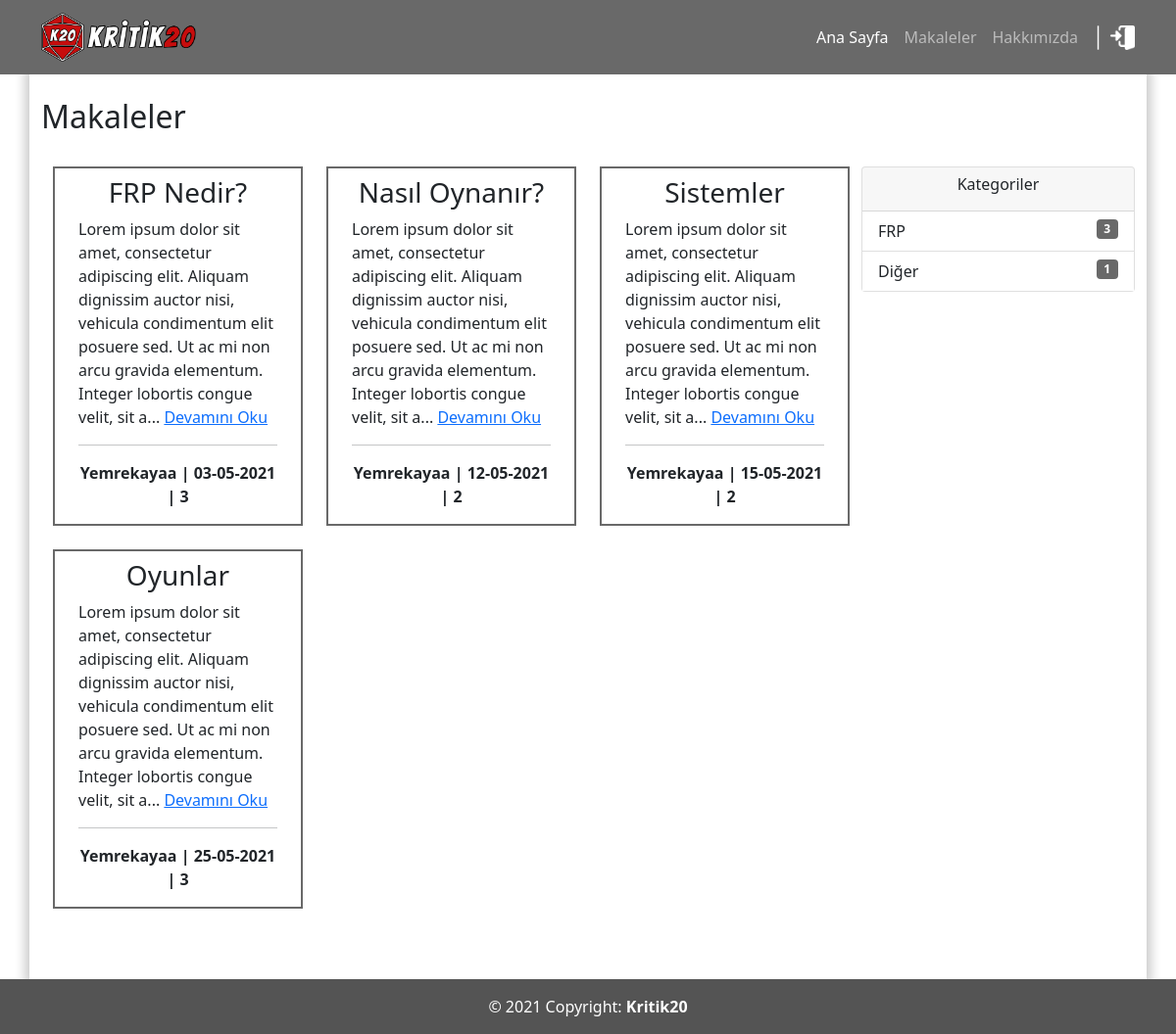
The app's page /article.php with its own data.
### tables this page shows
CREATE TABLE `categories` (
  `c_id` int(11) NOT NULL,
  `c_name` varchar(36) NOT NULL,
  `c_description` text NOT NULL
);

CREATE TABLE `articles` (
  `a_id` int(11) NOT NULL,
  `a_title` varchar(36) NOT NULL,
  `a_content` text NOT NULL,
  `a_cid` int(11) NOT NULL,
  `a_image` varchar(99) NOT NULL,
  `a_author` varchar(36) NOT NULL,
  `a_view` text NOT NULL DEFAULT '0',
  `a_summary` text NOT NULL,
  `a_date` date DEFAULT NULL
);

### article.php (the view, shortened to what this page needs)
<?php
require("inc/header.php");
?>
<body>
    <header id='header'>
        <?php include 'inc/navbar.php' ?>
    </header>
    <div class="container container-border pb-5">
        <section id='content '>
            <h2 class="text-start py-4">Makaleler</h2>
            <?php include 'inc/sidebar.php' ?>
            <div class='row justify-content-between w-75'>
                <?php
                $sql = "SELECT * FROM articles";
                $select_all_articles = mysqli_query($conn, $sql);
                while ($row = mysqli_fetch_assoc($select_all_articles)) {
                    $article_id = $row["a_id"];
                    $article_name = $row["a_title"];
                    $article_summary = $row["a_summary"];
                    $article_author = $row["a_author"];
                    $article_date = date("d-m-Y", strtotime($row["a_date"]));
                    $article_view = $row["a_view"]
                ?>
                    <div class='col-md-4 mb-4'>
                        <div class=" container content-border">
                            <h3 class="text-center mt-2"><a class="text-decoration-none text-dark" href="<?php echo "./aread.php?a_id={$article_id}"; ?>"><?php echo $article_name; ?></a> </h3>
                            <p class=""><?php echo substr($article_summary, 0, 200); ?>... <a href="<?php echo "./aread.php?a_id={$article_id}"; ?>">Devamını Oku</a></p>
                            <hr>
                            <div class="text-center pb-3"><b><?php echo "{$article_author} | {$article_date} | {$article_view}"; ?></b></div>
                        </div>
                    </div>
                <?php } ?>
            </div>
        </section>
    </div>
    <?php include 'inc/footer.php'; ?>
</body>
</html>

### inc/header.php (shortened to what this page needs)
<!doctype html>
<html lang="tr">
<head>
    <link href="css/bootstrap.min.css" rel="stylesheet">
    <link href="css/main.css" rel="stylesheet">
</head>

### inc/navbar.php (shortened to what this page needs)
<nav class="navbar navbar-expand-md navbar-dark bg-k20secondary" >
    <div class="container">
        <a class="navbar-brand" href="#">
            <img src="img/logobuyuk.png" alt="" width="160" height="50">
        </a>
        <div class="collapse navbar-collapse" id="navbarSupportedContent">
            <ul class="navbar-nav ms-auto">
                <li class="nav-item">
                    <a class="nav-link active " aria-current="page" href="./index.php">Ana Sayfa</a>
                </li>
                <li class="nav-item">
                    <a class="nav-link " href="./article.php">Makaleler</a>
                </li>
                <li class="nav-item">
                    <a class="nav-link" href="./about.php">Hakkımızda</a>
                </li>
            </ul>
            <img src="img/line.png" alt="" width="25" height="25">
            <a href="./login.php">
                <img src="img/enter.png" alt="" width="25" height="25">
            </a>
        </div>
</nav>

### inc/sidebar.php
<aside class="w-25 float-end">
    <div class="card">
        <article class="card-group-item">
            <header class="card-header">
                <h6 class="title text-center">Kategoriler</h6>
            </header>
            <div class="filter-content">
                <div class="list-group list-group-flush">
                    <?php
                    $sql = "SELECT * FROM categories";
                    $select_all_categories = mysqli_query($conn, $sql);
                    while ($row = mysqli_fetch_assoc($select_all_categories)) {
                        $category_id = $row["c_id"];
                        $sql_count = mysqli_query($conn, "SELECT count(*) FROM articles WHERE a_cid='$category_id'");
                        $count = mysqli_fetch_array($sql_count);
                        $result = $count[0];
                        $category_name = $row["c_name"];
                        echo "<a href='./category.php?c_id={$category_id}' class='list-group-item'>{$category_name}<span class='float-end badge badge-light round bg-k20secondary'>{$result}</span> </a>";
                    }
                    ?>
                </div>
            </div>
        </article>
    </div>
</aside>

### inc/footer.php
<footer class="bg-k20secondary text-center text-lg-start text-white ">
  <div class="text-center p-3" style="background-color: rgba(0, 0, 0, 0.2);">
    © 2021 Copyright:
    <strong >Kritik20</strong>
  </div>
</footer>

### css/main.css (style rules this page uses)
.bg-k20secondary { background-color: #696969 !important; }
.container-border { -webkit-box-shadow: 0px 0px 10px 5px rgba(0, 0, 0, 0.2); box-shadow: 0px 0px 10px 5px rgba(0, 0, 0, 0.2); }
p { word-wrap: break-word; }
.content-border { border-style: solid; border-color: #696969; border-width: 2px; }
hr { margin-top: 1rem; margin-bottom: 1rem; border: 0; border-top: 1px solid rgba(0, 0, 0, 0.1); }

### records on screen
categories: c_name "FRP", result "3"
categories: c_name "Diğer", result "1"
articles: a_title "FRP Nedir?", a_summary "Lorem ipsum dolor sit amet, consectetur adipiscing elit. Aliquam dignissim auctor nisi, vehicula condimentum elit posuere sed. Ut ac mi non arcu gravida elementum. Integer lobortis congue velit, sit a", a_author "Yemrekayaa", a_date "03-05-2021", a_view "3"
articles: a_title "Nasıl Oynanır?", a_summary "Lorem ipsum dolor sit amet, consectetur adipiscing elit. Aliquam dignissim auctor nisi, vehicula condimentum elit posuere sed. Ut ac mi non arcu gravida elementum. Integer lobortis congue velit, sit a", a_author "Yemrekayaa", a_date "12-05-2021", a_view "2"
articles: a_title "Sistemler", a_summary "Lorem ipsum dolor sit amet, consectetur adipiscing elit. Aliquam dignissim auctor nisi, vehicula condimentum elit posuere sed. Ut ac mi non arcu gravida elementum. Integer lobortis congue velit, sit a", a_author "Yemrekayaa", a_date "15-05-2021", a_view "2"
articles: a_title "Oyunlar", a_summary "Lorem ipsum dolor sit amet, consectetur adipiscing elit. Aliquam dignissim auctor nisi, vehicula condimentum elit posuere sed. Ut ac mi non arcu gravida elementum. Integer lobortis congue velit, sit a", a_author "Yemrekayaa", a_date "25-05-2021", a_view "3"
